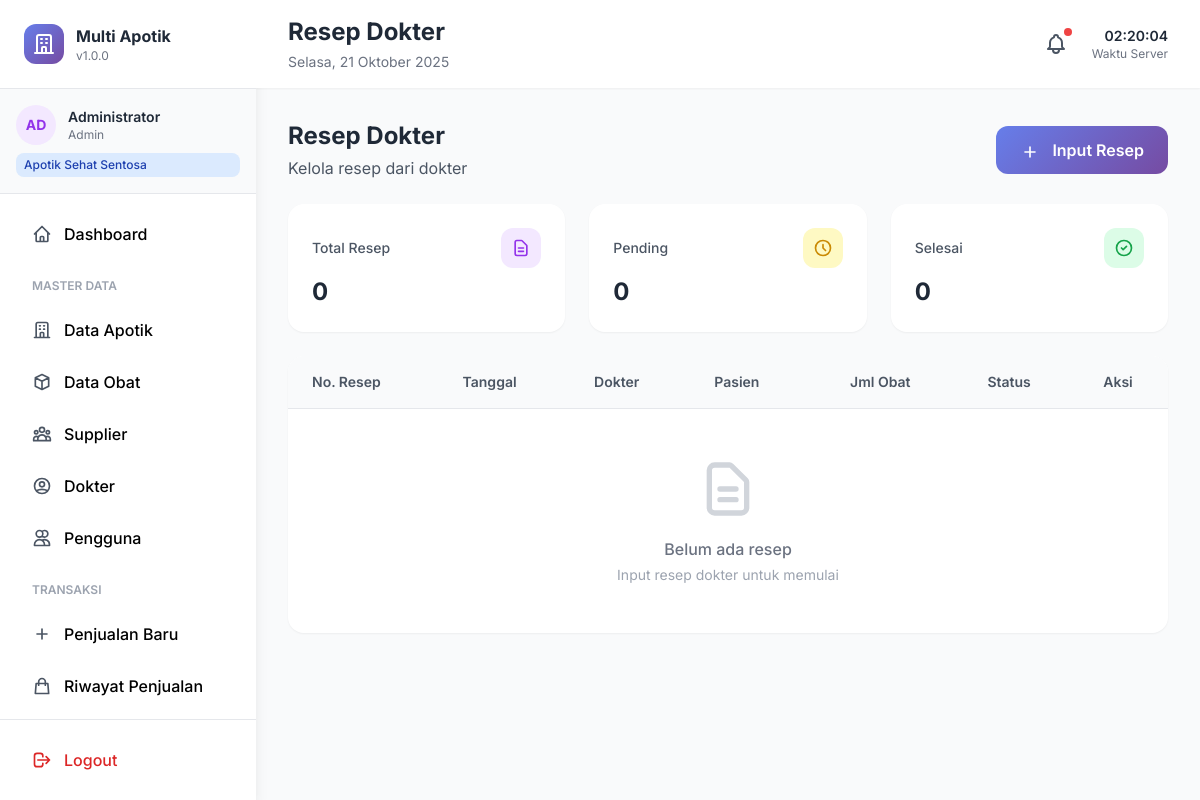
/resep/index.php (signed in), run on an earlier commit of the app's database.
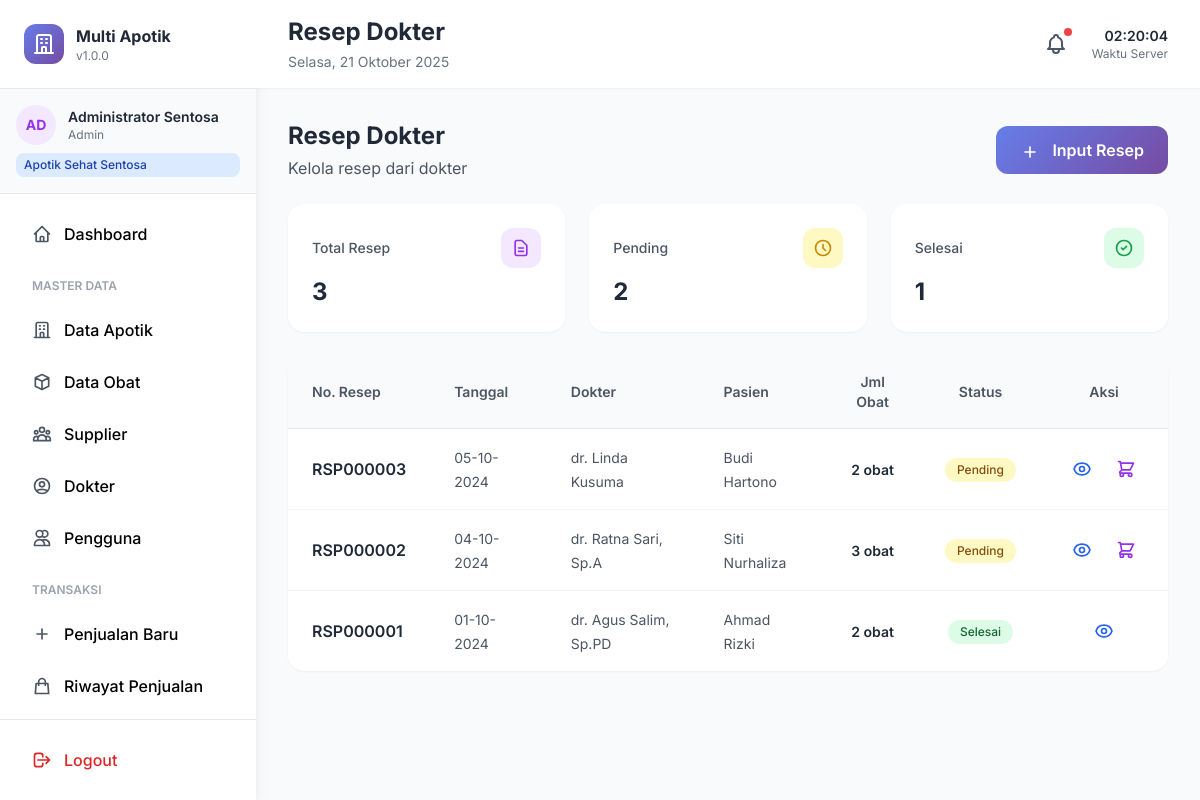
And on a later commit of the database.
### tables this page shows
CREATE TABLE resep (
    id_resep INT PRIMARY KEY AUTO_INCREMENT,
    id_apotik INT NOT NULL,
    id_dokter INT,
    id_pelanggan INT,
    no_resep VARCHAR(100) UNIQUE NOT NULL,
    tanggal_resep DATE NOT NULL,
    diagnosa TEXT,
    keterangan TEXT,
    status ENUM('pending', 'diproses', 'selesai') DEFAULT 'pending',
    created_at TIMESTAMP DEFAULT CURRENT_TIMESTAMP,
    updated_at TIMESTAMP DEFAULT CURRENT_TIMESTAMP ON UPDATE CURRENT_TIMESTAMP,
    FOREIGN KEY (id_apotik) REFERENCES apotik(id_apotik) ON DELETE CASCADE,
    FOREIGN KEY (id_dokter) REFERENCES dokter(id_dokter) ON DELETE SET NULL,
    FOREIGN KEY (id_pelanggan) REFERENCES pelanggan(id_pelanggan) ON DELETE SET NULL
);

CREATE TABLE dokter (
    id_dokter INT PRIMARY KEY AUTO_INCREMENT,
    kode_dokter VARCHAR(20) UNIQUE NOT NULL,
    nama_dokter VARCHAR(100) NOT NULL,
    spesialis VARCHAR(100),
    no_str VARCHAR(50),
    no_telp VARCHAR(20),
    alamat TEXT,
    status ENUM('aktif', 'nonaktif') DEFAULT 'aktif',
    created_at TIMESTAMP DEFAULT CURRENT_TIMESTAMP,
    updated_at TIMESTAMP DEFAULT CURRENT_TIMESTAMP ON UPDATE CURRENT_TIMESTAMP
);

CREATE TABLE pelanggan (
    id_pelanggan INT PRIMARY KEY AUTO_INCREMENT,
    no_identitas VARCHAR(50),
    nama_pelanggan VARCHAR(100) NOT NULL,
    jenis_kelamin ENUM('L', 'P'),
    tanggal_lahir DATE,
    alamat TEXT,
    no_telp VARCHAR(20),
    email VARCHAR(100),
    created_at TIMESTAMP DEFAULT CURRENT_TIMESTAMP,
    updated_at TIMESTAMP DEFAULT CURRENT_TIMESTAMP ON UPDATE CURRENT_TIMESTAMP
);

### config.php (called while the page is built, shortened)
<?php
class Database {
    private static $instance = null;
    private $conn;
    private function __construct() {
        try {
            $this->conn = new mysqli(DB_HOST, DB_USER, DB_PASS, DB_NAME);
            $this->conn->set_charset("utf8mb4");
        } catch (Exception $e) {
            die("Database Error: " . $e->getMessage());
        }
    }
    public static function getInstance() {
        if (self::$instance === null) {
            self::$instance = new self();
        }
        return self::$instance;
    }
    public function prepare($sql) {
        return $this->conn->prepare($sql);
    }
}
function db() {
    return Database::getInstance();
}
function formatTanggal($tanggal, $format = 'd-m-Y') {
    return date($format, strtotime($tanggal));
}
function isLoggedIn() {
    return isset($_SESSION['user_id']);
}
function getUserData() {
    return [
        'id' => $_SESSION['user_id'],
        'username' => $_SESSION['username'],
        'nama' => $_SESSION['nama_lengkap'],
        'role' => $_SESSION['user_role'],
        'id_apotik' => $_SESSION['id_apotik'] ?? null,
        'nama_apotik' => $_SESSION['nama_apotik'] ?? null
    ];
}
?>

### resep/index.php (the view, shortened to what the rows shown need)
<?php
require_once '../config.php';
$user = getUserData();
$db = db();
if ($user['role'] === 'manajer') {
    $query = "SELECT r.*, a.nama_apotik, d.nama_dokter, p.nama_pelanggan,
              (SELECT COUNT(*) FROM detail_resep WHERE id_resep = r.id_resep) as jumlah_obat
              FROM resep r
              LEFT JOIN apotik a ON r.id_apotik = a.id_apotik
              LEFT JOIN dokter d ON r.id_dokter = d.id_dokter
              LEFT JOIN pelanggan p ON r.id_pelanggan = p.id_pelanggan
              ORDER BY r.tanggal_resep DESC";
    $resepList = $db->query($query);
} else {
    $query = "SELECT r.*, d.nama_dokter, p.nama_pelanggan,
              (SELECT COUNT(*) FROM detail_resep WHERE id_resep = r.id_resep) as jumlah_obat
              FROM resep r
              LEFT JOIN dokter d ON r.id_dokter = d.id_dokter
              LEFT JOIN pelanggan p ON r.id_pelanggan = p.id_pelanggan
              WHERE r.id_apotik = ?
              ORDER BY r.tanggal_resep DESC";
    $stmt = $db->prepare($query);
    $stmt->bind_param("i", $user['id_apotik']);
    $stmt->execute();
    $resepList = $stmt->get_result();
}
$resepList->data_seek(0);
$resepList->data_seek(0);
include '../includes/header.php';
?>
<div class="space-y-6">
    <div class="flex items-center justify-between">
        <div>
            <h2 class="text-2xl font-bold text-gray-800">Resep Dokter</h2>
        </div>
    </div>
    <div class="bg-white rounded-2xl shadow-sm overflow-hidden">
        <div class="overflow-x-auto">
            <table class="w-full">
                <thead class="bg-gray-50 border-b border-gray-200">
                    <tr>
                        <th class="text-left py-4 px-6 text-sm font-semibold text-gray-600">No. Resep</th>
                        <th class="text-left py-4 px-6 text-sm font-semibold text-gray-600">Tanggal</th>
                        <th class="text-left py-4 px-6 text-sm font-semibold text-gray-600">Dokter</th>
                        <th class="text-left py-4 px-6 text-sm font-semibold text-gray-600">Pasien</th>
                        <th class="text-center py-4 px-6 text-sm font-semibold text-gray-600">Jml Obat</th>
                        <th class="text-center py-4 px-6 text-sm font-semibold text-gray-600">Status</th>
                        <th class="text-center py-4 px-6 text-sm font-semibold text-gray-600">Aksi</th>
                    </tr>
                </thead>
                <tbody class="divide-y divide-gray-100">
                    <?php if ($resepList->num_rows > 0): ?>
                        <?php
                        $resepList->data_seek(0);
                        while ($resep = $resepList->fetch_assoc()):
                        ?>
                        <tr class="hover:bg-gray-50">
                            <td class="py-4 px-6">
                                <span class="font-semibold text-gray-800"><?= htmlspecialchars($resep['no_resep']) ?></span>
                            </td>
                            <td class="py-4 px-6">
                                <span class="text-sm text-gray-600"><?= formatTanggal($resep['tanggal_resep']) ?></span>
                            </td>
                            <td class="py-4 px-6">
                                <span class="text-sm text-gray-600"><?= htmlspecialchars($resep['nama_dokter']) ?></span>
                            </td>
                            <td class="py-4 px-6">
                                <span class="text-sm text-gray-600"><?= htmlspecialchars($resep['nama_pelanggan']) ?></span>
                            </td>
                            <td class="py-4 px-6 text-center">
                                <span class="text-sm font-semibold text-gray-800"><?= $resep['jumlah_obat'] ?> obat</span>
                            </td>
                            <td class="py-4 px-6 text-center">
                                <?php
                                $status_colors = [
                                    'pending' => 'bg-yellow-100 text-yellow-800',
                                    'diproses' => 'bg-blue-100 text-blue-800',
                                    'selesai' => 'bg-green-100 text-green-800'
                                ];
                                $color = $status_colors[$resep['status']] ?? 'bg-gray-100 text-gray-800';
                                ?>
                                <span class="inline-flex items-center px-3 py-1 rounded-full text-xs font-medium <?= $color ?>">
                                    <?= ucfirst($resep['status']) ?>
                                </span>
                            </td>
                            <td class="py-4 px-6">
                                <div class="flex items-center justify-center space-x-2">
                                    <a href="detail.php?id=<?= $resep['id_resep'] ?>"
                                       class="p-2 text-blue-600 hover:bg-blue-50 rounded-lg transition-all"
                                       title="Detail">
                                    </a>
                                    <?php if ($resep['status'] == 'pending' && $user['role'] !== 'manajer'): ?>
                                    <a href="../penjualan/create.php?resep=<?= $resep['id_resep'] ?>"
                                       class="p-2 text-purple-600 hover:bg-purple-50 rounded-lg transition-all"
                                       title="Proses Penjualan">
                                        <svg class="w-5 h-5" fill="none" stroke="currentColor" viewBox="0 0 24 24">
                                            <path stroke-linecap="round" stroke-linejoin="round" stroke-width="2" d="M3 3h2l.4 2M7 13h10l4-8H5.4M7 13L5.4 5M7 13l-2.293 2.293c-.63.63-.184 1.707.707 1.707H17m0 0a2 2 0 100 4 2 2 0 000-4zm-8 2a2 2 0 11-4 0 2 2 0 014 0z"></path>
                                        </svg>
                                    </a>
                                    <?php endif; ?>
                                </div>
                            </td>
                        </tr>
                        <?php endwhile; ?>
                    <?php endif; ?>
                </tbody>
            </table>
        </div>
    </div>
</div>
<?php include '../includes/footer.php'; ?>

What changed in the data, as far as the page shows it:
added resep: no_resep "RSP000003", tanggal_resep "05-10-2024", id_dokter.nama_dokter "dr. Linda Kusuma", id_pelanggan.nama_pelanggan "Budi Hartono", jumlah_obat "2", status "Pending"
added resep: no_resep "RSP000002", tanggal_resep "04-10-2024", id_dokter.nama_dokter "dr. Ratna Sari, Sp.A", id_pelanggan.nama_pelanggan "Siti Nurhaliza", jumlah_obat "3", status "Pending"
added resep: no_resep "RSP000001", tanggal_resep "01-10-2024", id_dokter.nama_dokter "dr. Agus Salim, Sp.PD", id_pelanggan.nama_pelanggan "Ahmad Rizki", jumlah_obat "2", status "Selesai"
Also different on the page:
$user['nama']: "Administrator" → "Administrator Sentosa"
$resepList->num_rows: "0" → "3"
$pending: "0" → "2"
$selesai: "0" → "1"
text no longer shown: "Belum ada resep Input resep dokter untuk memulai"
